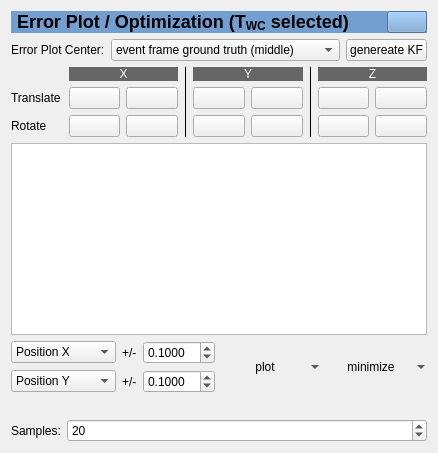
      <widget class="QWidget" name="verticalLayoutWidget_3">
       <layout class="QVBoxLayout" name="verticalLayout">
        <item>
         <widget class="QFrame" name="frame_3">
          <property name="styleSheet">
           <string notr="true">background: #729fcf;</string>
          </property>
          <property name="frameShape">
           <enum>QFrame::NoFrame</enum>
          </property>
          <property name="frameShadow">
           <enum>QFrame::Raised</enum>
          </property>
          <layout class="QHBoxLayout" name="horizontalLayout_15">
           <property name="spacing">
            <number>0</number>
           </property>
           <property name="leftMargin">
            <number>0</number>
           </property>
           <property name="topMargin">
            <number>0</number>
           </property>
           <property name="rightMargin">
            <number>0</number>
           </property>
           <property name="bottomMargin">
            <number>0</number>
           </property>
           <item>
            <widget class="QLabel" name="label_6">
             <property name="styleSheet">
              <string notr="true"/>
             </property>
             <property name="text">
              <string>&lt;html&gt;&lt;head/&gt;&lt;body&gt;&lt;p&gt;&lt;span style=&quot; font-size:x-large; font-weight:600;&quot;&gt;Error Plot / Optimization (T&lt;/span&gt;&lt;span style=&quot; font-size:x-large; font-weight:600; vertical-align:sub;&quot;&gt;WC&lt;/span&gt;&lt;span style=&quot; font-size:x-large; font-weight:600;&quot;&gt; selected)&lt;/span&gt;&lt;/p&gt;&lt;/body&gt;&lt;/html&gt;</string>
             </property>
             <property name="indent">
              <number>6</number>
             </property>
            </widget>
           </item>
           <item>
            <widget class="QPushButton" name="pushButton_2">
             <property name="sizePolicy">
              <sizepolicy hsizetype="Fixed" vsizetype="Fixed">
               <horstretch>0</horstretch>
               <verstretch>0</verstretch>
              </sizepolicy>
             </property>
             <property name="toolTip">
              <string>&lt;html&gt;&lt;head/&gt;&lt;body&gt;&lt;p&gt;Show/hide selected pose.&lt;/p&gt;&lt;/body&gt;&lt;/html&gt;</string>
             </property>
             <property name="text">
              <string/>
             </property>
             <property name="icon">
              <iconset theme="pan-down-symbolic">
               <normaloff>.</normaloff>.</iconset>
             </property>
             <property name="iconSize">
              <size>
               <width>16</width>
               <height>16</height>
              </size>
             </property>
             <property name="checkable">
              <bool>true</bool>
             </property>
            </widget>
           </item>
          </layout>
         </widget>
        </item>
        <item>
         <layout class="QHBoxLayout" name="horizontalLayout_2">
          <item>
           <widget class="QLabel" name="label_7">
            <property name="sizePolicy">
             <sizepolicy hsizetype="Maximum" vsizetype="Preferred">
              <horstretch>0</horstretch>
              <verstretch>0</verstretch>
             </sizepolicy>
            </property>
            <property name="text">
             <string>Error Plot Center:</string>
            </property>
           </widget>
          </item>
          <item>
           <widget class="QComboBox" name="err_center_source">
            <property name="toolTip">
             <string>&lt;html&gt;&lt;head/&gt;&lt;body&gt;&lt;p&gt;Select a pose from event frame or keyframe or something else.&lt;/p&gt;&lt;/body&gt;&lt;/html&gt;</string>
            </property>
            <property name="currentIndex">
             <number>3</number>
            </property>
            <item>
             <property name="text">
              <string>zero</string>
             </property>
            </item>
            <item>
             <property name="text">
              <string>keyframe ground truth</string>
             </property>
            </item>
            <item>
             <property name="text">
              <string>event frame ground truth (beginning)</string>
             </property>
            </item>
            <item>
             <property name="text">
              <string>event frame ground truth (middle)</string>
             </property>
            </item>
            <item>
             <property name="text">
              <string>event frame ground truth (end)</string>
             </property>
            </item>
            <item>
             <property name="text">
              <string>custom</string>
             </property>
            </item>
           </widget>
          </item>
          <item>
           <widget class="QPushButton" name="generate_keyframe">
            <property name="toolTip">
             <string>&lt;html&gt;&lt;head/&gt;&lt;body&gt;&lt;p&gt;Render a new keyframe based on selected pose.&lt;/p&gt;&lt;/body&gt;&lt;/html&gt;</string>
            </property>
            <property name="text">
             <string>genereate KF</string>
            </property>
           </widget>
          </item>
         </layout>
        </item>
        <item>
         <layout class="QGridLayout" name="gridLayout_3">
          <item row="0" column="4" colspan="2">
           <widget class="QLabel" name="label_26">
            <property name="styleSheet">
             <string notr="true">color: white; background-color: #666;</string>
            </property>
            <property name="text">
             <string>Y</string>
            </property>
            <property name="alignment">
             <set>Qt::AlignCenter</set>
            </property>
           </widget>
          </item>
          <item row="1" column="2">
           <widget class="QPushButton" name="pose_transl_x_plus">
            <property name="text">
             <string/>
            </property>
            <property name="icon">
             <iconset theme="add">
              <normaloff>.</normaloff>.</iconset>
            </property>
           </widget>
          </item>
          <item row="1" column="1">
           <widget class="QPushButton" name="pose_transl_x_min">
            <property name="text">
             <string/>
            </property>
            <property name="icon">
             <iconset theme="remove">
              <normaloff>.</normaloff>.</iconset>
            </property>
           </widget>
          </item>
          <item row="1" column="7">
           <widget class="QPushButton" name="pose_transl_z_min">
            <property name="text">
             <string/>
            </property>
            <property name="icon">
             <iconset theme="remove">
              <normaloff>.</normaloff>.</iconset>
            </property>
           </widget>
          </item>
          <item row="1" column="4">
           <widget class="QPushButton" name="pose_transl_y_min">
            <property name="text">
             <string/>
            </property>
            <property name="icon">
             <iconset theme="remove">
              <normaloff>.</normaloff>.</iconset>
            </property>
           </widget>
          </item>
          <item row="2" column="1">
           <widget class="QPushButton" name="pose_rot_x_min">
            <property name="text">
             <string/>
            </property>
            <property name="icon">
             <iconset theme="remove">
              <normaloff>.</normaloff>.</iconset>
            </property>
           </widget>
          </item>
          <item row="1" column="5">
           <widget class="QPushButton" name="pose_transl_y_plus">
            <property name="text">
             <string/>
            </property>
            <property name="icon">
             <iconset theme="add">
              <normaloff>.</normaloff>.</iconset>
            </property>
           </widget>
          </item>
          <item row="1" column="8">
           <widget class="QPushButton" name="pose_transl_z_plus">
            <property name="text">
             <string/>
            </property>
            <property name="icon">
             <iconset theme="add">
              <normaloff>.</normaloff>.</iconset>
            </property>
           </widget>
          </item>
          <item row="0" column="7" colspan="2">
           <widget class="QLabel" name="label_27">
            <property name="styleSheet">
             <string notr="true">color: white; background-color: #666;</string>
            </property>
            <property name="text">
             <string>Z</string>
            </property>
            <property name="alignment">
             <set>Qt::AlignCenter</set>
            </property>
           </widget>
          </item>
          <item row="2" column="4">
           <widget class="QPushButton" name="pose_rot_y_min">
            <property name="text">
             <string/>
            </property>
            <property name="icon">
             <iconset theme="remove">
              <normaloff>.</normaloff>.</iconset>
            </property>
           </widget>
          </item>
          <item row="2" column="2">
           <widget class="QPushButton" name="pose_rot_x_plus">
            <property name="text">
             <string/>
            </property>
            <property name="icon">
             <iconset theme="add">
              <normaloff>.</normaloff>.</iconset>
            </property>
           </widget>
          </item>
          <item row="2" column="8">
           <widget class="QPushButton" name="pose_rot_z_plus">
            <property name="text">
             <string/>
            </property>
            <property name="icon">
             <iconset theme="add">
              <normaloff>.</normaloff>.</iconset>
            </property>
           </widget>
          </item>
          <item row="2" column="5">
           <widget class="QPushButton" name="pose_rot_y_plus">
            <property name="text">
             <string/>
            </property>
            <property name="icon">
             <iconset theme="add">
              <normaloff>.</normaloff>.</iconset>
            </property>
           </widget>
          </item>
          <item row="2" column="7">
           <widget class="QPushButton" name="pose_rot_z_min">
            <property name="text">
             <string/>
            </property>
            <property name="icon">
             <iconset theme="remove">
              <normaloff>.</normaloff>.</iconset>
            </property>
           </widget>
          </item>
          <item row="0" column="1" colspan="2">
           <widget class="QLabel" name="label_24">
            <property name="styleSheet">
             <string notr="true">color: white; background-color: #666;</string>
            </property>
            <property name="text">
             <string>X</string>
            </property>
            <property name="alignment">
             <set>Qt::AlignCenter</set>
            </property>
           </widget>
          </item>
          <item row="1" column="0">
           <widget class="QLabel" name="label_28">
            <property name="text">
             <string>Translate</string>
            </property>
           </widget>
          </item>
          <item row="2" column="0">
           <widget class="QLabel" name="label_29">
            <property name="text">
             <string>Rotate</string>
            </property>
           </widget>
          </item>
          <item row="0" column="3" rowspan="3">
           <widget class="Line" name="line_3">
            <property name="frameShadow">
             <enum>QFrame::Plain</enum>
            </property>
            <property name="orientation">
             <enum>Qt::Vertical</enum>
            </property>
           </widget>
          </item>
          <item row="0" column="6" rowspan="3">
           <widget class="Line" name="line_4">
            <property name="frameShadow">
             <enum>QFrame::Plain</enum>
            </property>
            <property name="orientation">
             <enum>Qt::Vertical</enum>
            </property>
           </widget>
          </item>
         </layout>
        </item>
        <item>
         <widget class="StateTable" name="selected_pose">
          <property name="sizePolicy">
           <sizepolicy hsizetype="Preferred" vsizetype="Preferred">
            <horstretch>0</horstretch>
            <verstretch>0</verstretch>
           </sizepolicy>
          </property>
          <property name="contextMenuPolicy">
           <enum>Qt::ActionsContextMenu</enum>
          </property>
          <attribute name="horizontalHeaderVisible">
           <bool>false</bool>
          </attribute>
          <attribute name="horizontalHeaderStretchLastSection">
           <bool>true</bool>
          </attribute>
          <column>
           <property name="text">
            <string>Value</string>
           </property>
          </column>
         </widget>
        </item>
        <item>
         <layout class="QHBoxLayout" name="horizontalLayout_3">
          <item>
           <layout class="QGridLayout" name="gridLayout">
            <item row="0" column="0">
             <widget class="QComboBox" name="dim1_prop">
              <property name="toolTip">
               <string>&lt;html&gt;&lt;head/&gt;&lt;body&gt;&lt;p&gt;X-Axis (horizontal) of the error plot&lt;/p&gt;&lt;/body&gt;&lt;/html&gt;</string>
              </property>
              <item>
               <property name="text">
                <string>Position X</string>
               </property>
              </item>
              <item>
               <property name="text">
                <string>Position Y</string>
               </property>
              </item>
              <item>
               <property name="text">
                <string>Position Z</string>
               </property>
              </item>
              <item>
               <property name="text">
                <string>Orientiation X</string>
               </property>
              </item>
              <item>
               <property name="text">
                <string>Orientiation Y</string>
               </property>
              </item>
              <item>
               <property name="text">
                <string>Orientiation Z</string>
               </property>
              </item>
              <item>
               <property name="text">
                <string>Orientation W</string>
               </property>
              </item>
              <item>
               <property name="text">
                <string>Velocity X</string>
               </property>
              </item>
              <item>
               <property name="text">
                <string>Velocity Y</string>
               </property>
              </item>
              <item>
               <property name="text">
                <string>Velocity Z</string>
               </property>
              </item>
              <item>
               <property name="text">
                <string>Rotation X</string>
               </property>
              </item>
              <item>
               <property name="text">
                <string>Rotation Y</string>
               </property>
              </item>
              <item>
               <property name="text">
                <string>Rotation Z</string>
               </property>
              </item>
             </widget>
            </item>
            <item row="1" column="0">
             <widget class="QComboBox" name="dim2_prop">
              <property name="toolTip">
               <string>&lt;html&gt;&lt;head/&gt;&lt;body&gt;&lt;p&gt;Y-Axis (vertical) of the error plot&lt;/p&gt;&lt;/body&gt;&lt;/html&gt;</string>
              </property>
              <property name="currentIndex">
               <number>1</number>
              </property>
              <item>
               <property name="text">
                <string>Position X</string>
               </property>
              </item>
              <item>
               <property name="text">
                <string>Position Y</string>
               </property>
              </item>
              <item>
               <property name="text">
                <string>Position Z</string>
               </property>
              </item>
              <item>
               <property name="text">
                <string>Orientiation X</string>
               </property>
              </item>
              <item>
               <property name="text">
                <string>Orientiation Y</string>
               </property>
              </item>
              <item>
               <property name="text">
                <string>Orientiation Z</string>
               </property>
              </item>
              <item>
               <property name="text">
                <string>Orientation W</string>
               </property>
              </item>
              <item>
               <property name="text">
                <string>Velocity X</string>
               </property>
              </item>
              <item>
               <property name="text">
                <string>Velocity Y</string>
               </property>
              </item>
              <item>
               <property name="text">
                <string>Velocity Z</string>
               </property>
              </item>
              <item>
               <property name="text">
                <string>Rotation X</string>
               </property>
              </item>
              <item>
               <property name="text">
                <string>Rotation Y</string>
               </property>
              </item>
              <item>
               <property name="text">
                <string>Rotation Z</string>
               </property>
              </item>
             </widget>
            </item>
            <item row="0" column="2">
             <widget class="QDoubleSpinBox" name="dim1_dev">
              <property name="toolTip">
               <string>&lt;html&gt;&lt;head/&gt;&lt;body&gt;&lt;p&gt;X-Axis range. Selected pose will be disturbed by this amount.&lt;br/&gt;This is also used in the jacobi tester and the plot matrix.&lt;/p&gt;&lt;/body&gt;&lt;/html&gt;</string>
              </property>
              <property name="decimals">
               <number>4</number>
              </property>
              <property name="singleStep">
               <double>0.010000000000000</double>
              </property>
              <property name="value">
               <double>0.100000000000000</double>
              </property>
             </widget>
            </item>
            <item row="1" column="2">
             <widget class="QDoubleSpinBox" name="dim2_dev">
              <property name="toolTip">
               <string>&lt;html&gt;&lt;head/&gt;&lt;body&gt;&lt;p&gt;Y-Axis range. Selected pose will be disturbed by this amount.&lt;br/&gt;This is also used in the jacobi tester and the plot matrix.&lt;/p&gt;&lt;/body&gt;&lt;/html&gt;</string>
              </property>
              <property name="decimals">
               <number>4</number>
              </property>
              <property name="singleStep">
               <double>0.010000000000000</double>
              </property>
              <property name="value">
               <double>0.100000000000000</double>
              </property>
             </widget>
            </item>
            <item row="0" column="1">
             <widget class="QLabel" name="label">
              <property name="sizePolicy">
               <sizepolicy hsizetype="Maximum" vsizetype="Preferred">
                <horstretch>0</horstretch>
                <verstretch>0</verstretch>
               </sizepolicy>
              </property>
              <property name="text">
               <string>+/-</string>
              </property>
             </widget>
            </item>
            <item row="1" column="1">
             <widget class="QLabel" name="label_2">
              <property name="sizePolicy">
               <sizepolicy hsizetype="Maximum" vsizetype="Preferred">
                <horstretch>0</horstretch>
                <verstretch>0</verstretch>
               </sizepolicy>
              </property>
              <property name="text">
               <string>+/-</string>
              </property>
             </widget>
            </item>
           </layout>
          </item>
          <item>
           <widget class="QToolButton" name="plot_button">
            <property name="sizePolicy">
             <sizepolicy hsizetype="Maximum" vsizetype="Preferred">
              <horstretch>0</horstretch>
              <verstretch>0</verstretch>
             </sizepolicy>
            </property>
            <property name="minimumSize">
             <size>
              <width>100</width>
              <height>0</height>
             </size>
            </property>
            <property name="toolTip">
             <string>&lt;html&gt;&lt;head/&gt;&lt;body&gt;&lt;p&gt;Render error plot based around the selected pose (the table just above) using the deviations and axes given on the left.&lt;/p&gt;&lt;p&gt;More functions are available by clicking on the small triangle on the right of this button.&lt;/p&gt;&lt;/body&gt;&lt;/html&gt;</string>
            </property>
            <property name="text">
             <string>plot</string>
            </property>
            <property name="icon">
             <iconset theme="applications-graphics">
              <normaloff>.</normaloff>.</iconset>
            </property>
            <property name="popupMode">
             <enum>QToolButton::MenuButtonPopup</enum>
            </property>
            <property name="toolButtonStyle">
             <enum>Qt::ToolButtonTextUnderIcon</enum>
            </property>
            <property name="autoRaise">
             <bool>true</bool>
            </property>
           </widget>
          </item>
          <item>
           <widget class="QToolButton" name="start_minimization">
            <property name="sizePolicy">
             <sizepolicy hsizetype="Maximum" vsizetype="Preferred">
              <horstretch>0</horstretch>
              <verstretch>0</verstretch>
             </sizepolicy>
            </property>
            <property name="minimumSize">
             <size>
              <width>100</width>
              <height>0</height>
             </size>
            </property>
            <property name="toolTip">
             <string>&lt;html&gt;&lt;head/&gt;&lt;body&gt;&lt;p&gt;Run a single optimization at the currently selected pyramid level (open the settings to change the level).&lt;/p&gt;&lt;/body&gt;&lt;/html&gt;</string>
            </property>
            <property name="text">
             <string>minimize</string>
            </property>
            <property name="icon">
             <iconset theme="go-bottom">
              <normaloff>.</normaloff>.</iconset>
            </property>
            <property name="popupMode">
             <enum>QToolButton::MenuButtonPopup</enum>
            </property>
            <property name="toolButtonStyle">
             <enum>Qt::ToolButtonTextUnderIcon</enum>
            </property>
            <property name="autoRaise">
             <bool>true</bool>
            </property>
           </widget>
          </item>
         </layout>
        </item>
        <item>
         <widget class="ErrplotLabel" name="err_plot_lbl">
          <property name="sizePolicy">
           <sizepolicy hsizetype="Preferred" vsizetype="MinimumExpanding">
            <horstretch>0</horstretch>
            <verstretch>0</verstretch>
           </sizepolicy>
          </property>
          <property name="text">
           <string/>
          </property>
          <property name="pixmap">
           <pixmap>../../../../../../Pictures/errorfunc/example_intensity.png</pixmap>
          </property>
          <property name="alignment">
           <set>Qt::AlignCenter</set>
          </property>
         </widget>
        </item>
        <item>
         <layout class="QHBoxLayout" name="horizontalLayout">
          <item>
           <widget class="QLabel" name="label_3">
            <property name="sizePolicy">
             <sizepolicy hsizetype="Maximum" vsizetype="Preferred">
              <horstretch>0</horstretch>
              <verstretch>0</verstretch>
             </sizepolicy>
            </property>
            <property name="text">
             <string>Samples:</string>
            </property>
           </widget>
          </item>
          <item>
           <widget class="QSpinBox" name="samples_count">
            <property name="toolTip">
             <string>&lt;html&gt;&lt;head/&gt;&lt;body&gt;&lt;p&gt;How many points per axis. The higher the longer it will take ;)&lt;/p&gt;&lt;p&gt;This setting also affects the other plots that rely on sampling at discrete points!&lt;/p&gt;&lt;/body&gt;&lt;/html&gt;</string>
            </property>
            <property name="maximum">
             <number>500</number>
            </property>
            <property name="value">
             <number>20</number>
            </property>
           </widget>
          </item>
         </layout>
        </item>
       </layout>
      </widget>
